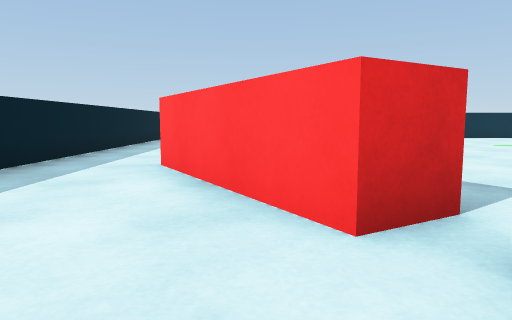
view 1 (above)

20 first-person views from a walk through a Unity game level. The camera is 0.65 m above the floor, tilts 6° down and sees 70° across. The floor is counted in squares, 1 m on a side. Each view is taken from the middle of a square. On the plan, view 1 faces up. The plan holds only what a view shows up to about 10 squares ahead; the rest is blank.

view 2
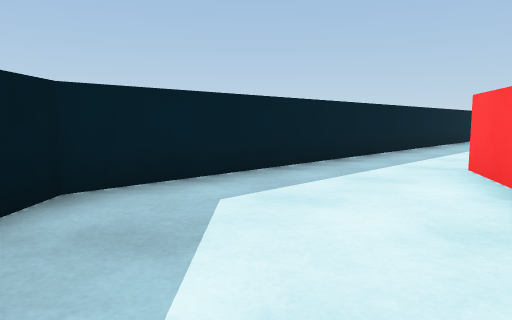

view 3
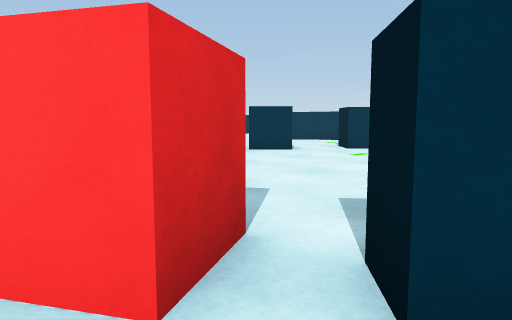

view 4
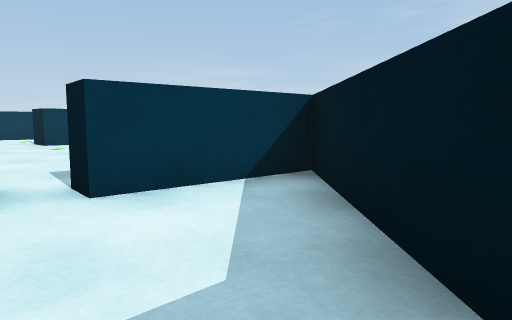

view 5
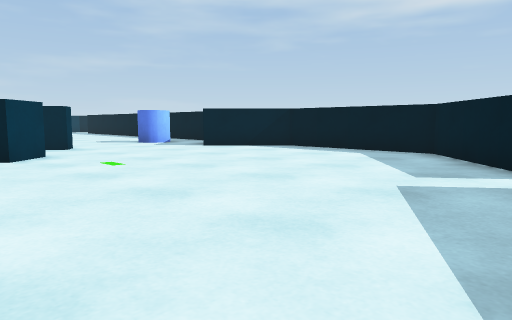

view 6
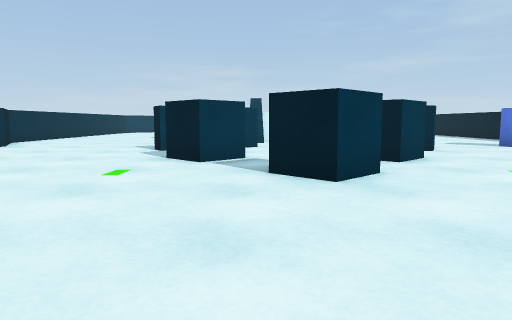

view 7
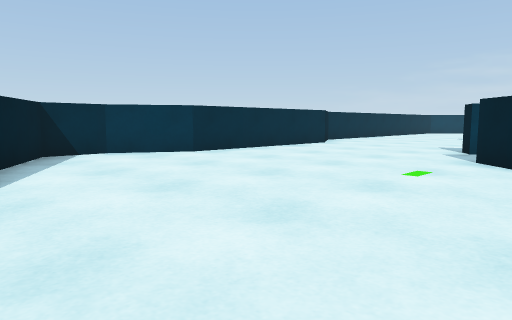

view 8
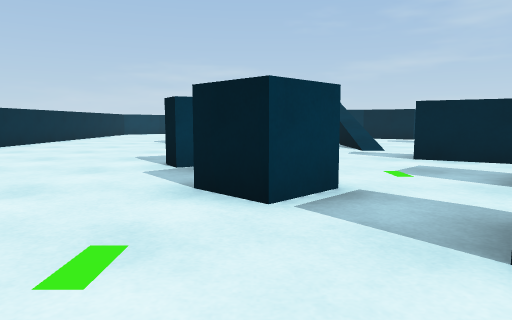

view 9
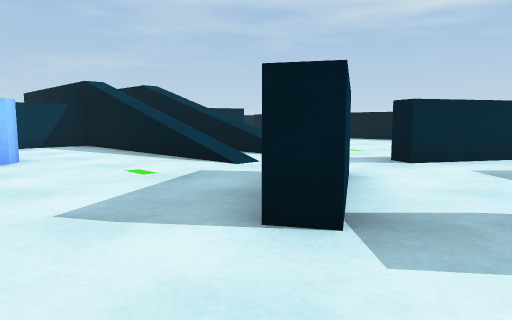

view 10
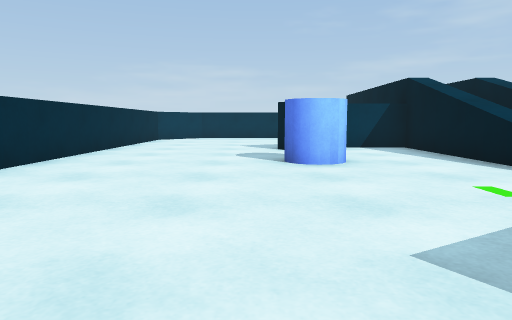

view 11
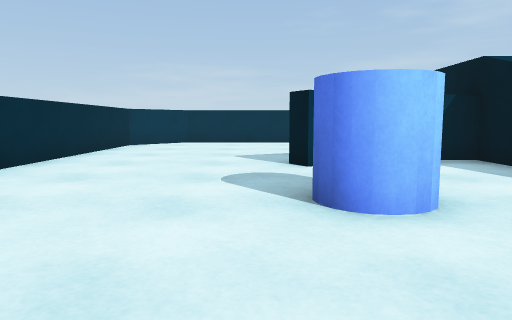

view 12
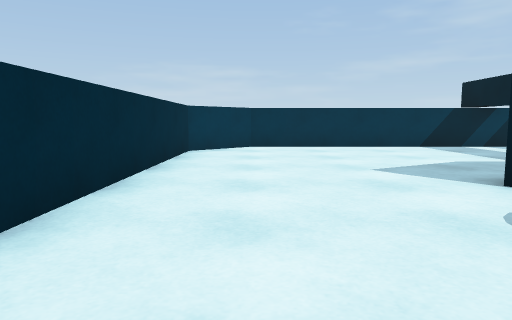

view 13
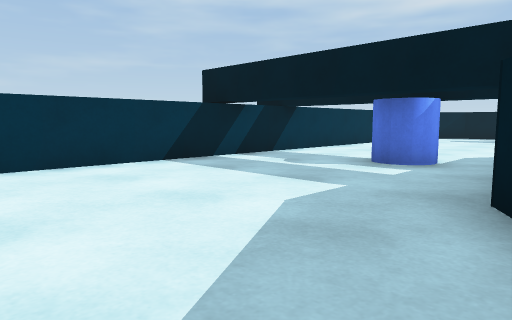

view 14
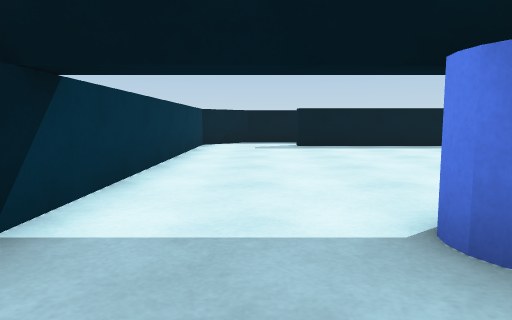

view 15
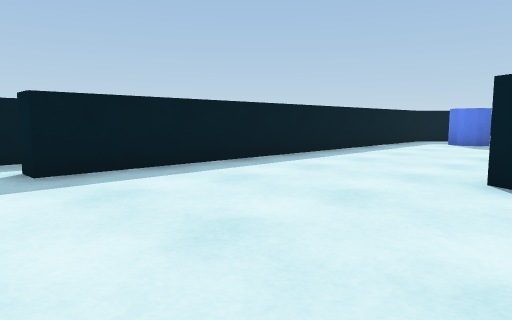

view 16
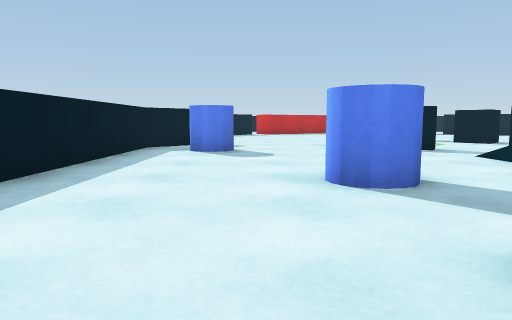

view 17
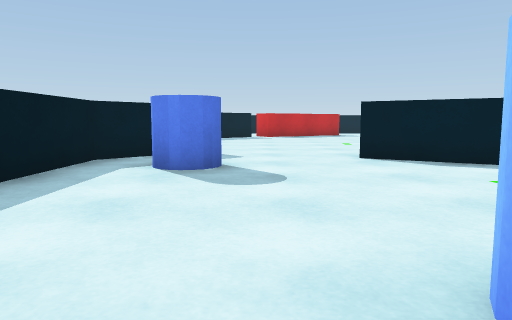

view 18
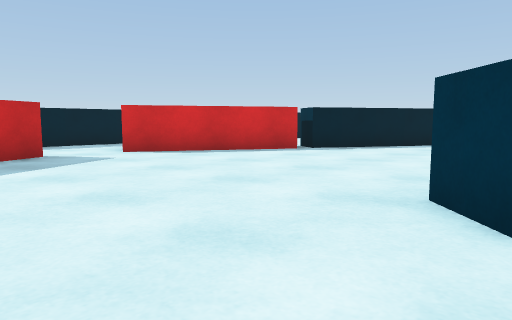

view 19
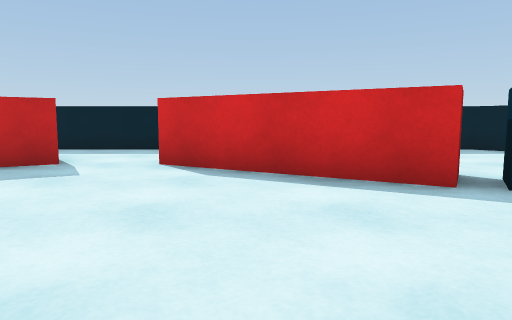

view 20
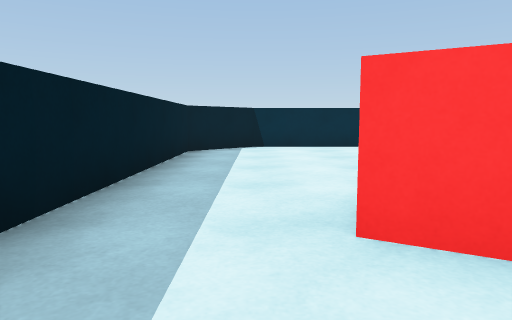

### Floor plan
Points are (right, up) in squares from view 1. A wall is a line through its corners. A room is listed if a view was taken in it or the views show most of it. See-through windows are left out.
Room 1 (views 1, 2, 3, 4)
walls: (1.5, 2.6) (0.6, 2) (-1.5, 5.5); (-1, -0.7) (2.9, -0.7) (1.1, 1.4); (-3.5, 4.5) (-3.5, 1) (-2.9, 0.5)
ways out: opening at (-2.5, 5) to room 3
Room 2 (views 5, 6, 7, 8, 9, 10, 11, 12, 13, 14, 15, 16, 17, 18, 19)
walls: (13.9, 6.6) (19.8, 6.6); (11.7, 6) (10.5, 3.8) (10.1, 4.1) (11.3, 6.3) (11.7, 6); (11.4, 7.9) (10.1, 10.1) (10.7, 10.4); (19.2, 8.4) (19.2, 9.7) (18.3, 11.2) (18.7, 11.5); (19.5, 10.1) (19.7, 9.7); (9.9, 0.2) (10.8, -0.7) (21.9, -0.7) (21.9, -1.2); (9.8, 14.6) (6.7, 14.6) (5.1, 15.5) (4, 15.5) (1.7, 11.4); (1.4, 11) (-0.6, 7.5) (-1.5, 8); (1.9, 1.3) (3.7, -0.7) (7.4, -0.7) (9.2, 1); (-0.6, 6) (-0.1, 5.2); (24.5, -1) (24.5, 14.1) (23.1, 15.5) (14.2, 15.5)
ways out: opening at (-0.5, 6.5) to room 3
objects: cube (6, 7) to (7, 8); cube (8, 5) to (9, 6); cube (8, 8) to (9, 9); blue cylinder (11, 1) to (12, 1); blue cylinder (16, 3) to (16, 4); blue cylinder (16, 11); blue cylinder (21, 7) to (22, 7)
Room 3 (view 20)
walls: (0.5, 11.5) (1.4, 11); (0.8, 15.5) (-2.1, 15.5) (-3.5, 14.1) (-3.5, 4.5)
ways out: opening at (-2.5, 5) to room 1; opening at (-0.5, 6.5) to room 2

Positions as (right, up) in squares from view 1, and headings:
1: (0, 0), facing up
2: (0, 0), facing up-left
3: (0, 1), facing up-right
4: (-2, 0), facing right
5: (1, 7), facing down-right
6: (2, 8), facing right
7: (2, 8), facing up-right
8: (5, 9), facing right
9: (9, 12), facing down-right
10: (10, 12), facing right
11: (13, 12), facing right
12: (15, 14), facing right
13: (19, 13), facing down-right
14: (23, 9), facing down
15: (23, 4), facing down-left
16: (20, 2), facing left
17: (17, 2), facing left
18: (7, 4), facing up-left
19: (5, 9), facing left
20: (-2, 6), facing up
